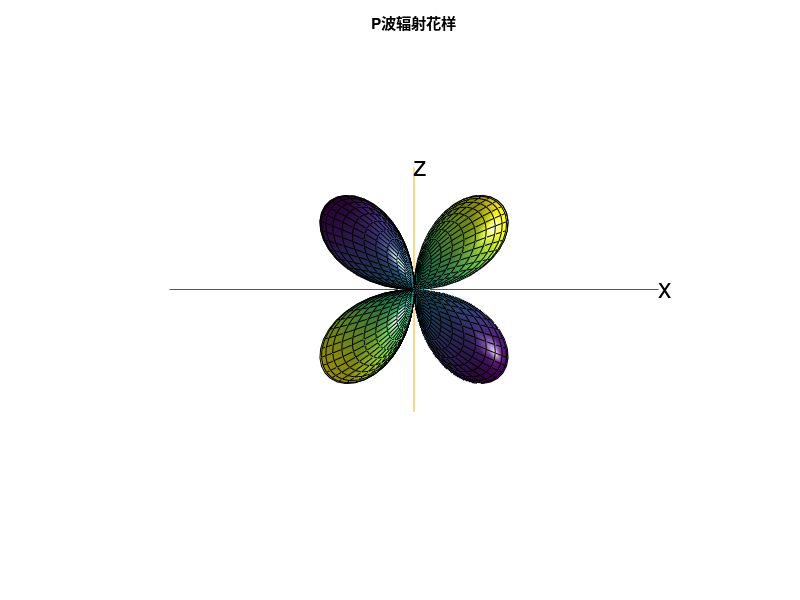

The MATLAB source for this figure:
%P波的辐射图样
%P10_1.m
%0<=theta<=pi为列矢量
n=50;%用的点数
fai=(0:2:2*n)/n*pi;%走向0~2pi
theta=(0:2:2*n)'/n*pi/2;%倾角
costheta=cos(theta);costheta(1)=1;costheta(n+1)=-1;
sintheta=sin(theta);sintheta(1)=0;sintheta(n+1)=0;
sin2theta=sin(2*theta);
sin2theta(1)=0;sin2theta(n+1)=0;
sinfai=sin(fai);sinfai(1)=0;sinfai(n+1)=0;
cosfai=cos(fai);cosfai(1)=1;cosfai(n+1)=1;
r=sin2theta*cosfai;
x=r.*(sintheta*cosfai);
y=r.*(sintheta*sinfai);
z=r.*(costheta*ones(1,n+1));
H=surf(x,y,z,r);
set(H,'FaceLighting','phong','FaceColor','interp','AmbientStrength',0.5)
light('Position',[1 0 0],'Style','infinite')
hold on
plot3([-2 2],[0 0],[0 0]);%画x轴
text(2,0,0,'x','FontSize',20)%给出x轴的标记
plot3([0 0],[-2 2],[0 0]);
text(0,2,0,'y','FontSize',20)
plot3([0 0],[0 0],[-1 1]);
text(0,0,1,'z','FontSize',20)
axis off
axis equal
view(0,0)
hold off
title('P波辐射花样')
